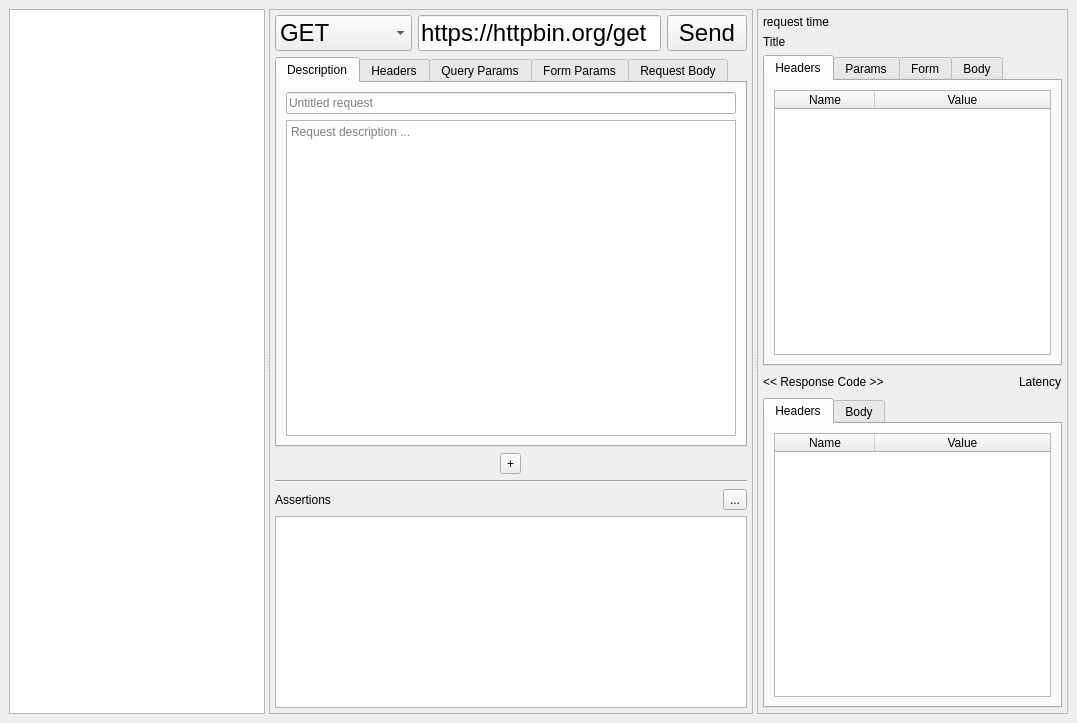
<?xml version="1.0" encoding="UTF-8"?>
<ui version="4.0">
 <class>MainWindow</class>
 <widget class="QMainWindow" name="MainWindow">
  <property name="geometry">
   <rect>
    <x>0</x>
    <y>0</y>
    <width>1077</width>
    <height>723</height>
   </rect>
  </property>
  <property name="windowTitle">
   <string>::::</string>
  </property>
  <property name="unifiedTitleAndToolBarOnMac">
   <bool>false</bool>
  </property>
  <widget class="QWidget" name="centralwidget">
   <layout class="QHBoxLayout" name="horizontalLayout_2">
    <item>
     <widget class="QSplitter" name="splitter">
      <property name="orientation">
       <enum>Qt::Horizontal</enum>
      </property>
      <widget class="ApiCallsListView" name="lst_http_requests">
       <property name="editTriggers">
        <set>QAbstractItemView::NoEditTriggers</set>
       </property>
       <property name="dragDropMode">
        <enum>QAbstractItemView::InternalMove</enum>
       </property>
       <property name="defaultDropAction">
        <enum>Qt::MoveAction</enum>
       </property>
      </widget>
      <widget class="QFrame" name="frame_request_response">
       <property name="sizePolicy">
        <sizepolicy hsizetype="Preferred" vsizetype="Preferred">
         <horstretch>1</horstretch>
         <verstretch>0</verstretch>
        </sizepolicy>
       </property>
       <property name="frameShape">
        <enum>QFrame::StyledPanel</enum>
       </property>
       <property name="frameShadow">
        <enum>QFrame::Sunken</enum>
       </property>
       <property name="lineWidth">
        <number>1</number>
       </property>
       <layout class="QVBoxLayout" name="verticalLayout">
        <property name="spacing">
         <number>-1</number>
        </property>
        <property name="leftMargin">
         <number>5</number>
        </property>
        <property name="topMargin">
         <number>5</number>
        </property>
        <property name="rightMargin">
         <number>5</number>
        </property>
        <property name="bottomMargin">
         <number>5</number>
        </property>
        <item>
         <layout class="QHBoxLayout" name="horizontalLayout">
          <item>
           <widget class="QComboBox" name="cmb_http_method">
            <property name="font">
             <font>
              <pointsize>18</pointsize>
             </font>
            </property>
            <item>
             <property name="text">
              <string>GET</string>
             </property>
            </item>
            <item>
             <property name="text">
              <string>POST</string>
             </property>
            </item>
            <item>
             <property name="text">
              <string>PATCH</string>
             </property>
            </item>
            <item>
             <property name="text">
              <string>PUT</string>
             </property>
            </item>
            <item>
             <property name="text">
              <string>DELETE</string>
             </property>
            </item>
            <item>
             <property name="text">
              <string>OPTIONS</string>
             </property>
            </item>
            <item>
             <property name="text">
              <string>HEAD</string>
             </property>
            </item>
           </widget>
          </item>
          <item>
           <widget class="CompletionLineEdit" name="txt_http_url">
            <property name="font">
             <font>
              <pointsize>18</pointsize>
             </font>
            </property>
            <property name="text">
             <string>https://httpbin.org/get</string>
            </property>
            <property name="alignment">
             <set>Qt::AlignLeading|Qt::AlignLeft|Qt::AlignVCenter</set>
            </property>
           </widget>
          </item>
          <item>
           <widget class="QPushButton" name="btn_send_request">
            <property name="font">
             <font>
              <pointsize>18</pointsize>
             </font>
            </property>
            <property name="text">
             <string>Send</string>
            </property>
           </widget>
          </item>
         </layout>
        </item>
        <item>
         <widget class="QTabWidget" name="tabWidget">
          <property name="sizePolicy">
           <sizepolicy hsizetype="Expanding" vsizetype="Expanding">
            <horstretch>0</horstretch>
            <verstretch>1</verstretch>
           </sizepolicy>
          </property>
          <property name="currentIndex">
           <number>0</number>
          </property>
          <widget class="QWidget" name="tab_description">
           <attribute name="title">
            <string>Description</string>
           </attribute>
           <layout class="QVBoxLayout" name="verticalLayout_3">
            <item>
             <layout class="QVBoxLayout" name="verticalLayout_2">
              <property name="leftMargin">
               <number>0</number>
              </property>
              <item>
               <widget class="QLineEdit" name="txt_api_title">
                <property name="placeholderText">
                 <string>Untitled request</string>
                </property>
               </widget>
              </item>
              <item>
               <widget class="QPlainTextEdit" name="txt_api_description">
                <property name="placeholderText">
                 <string>Request description ...</string>
                </property>
               </widget>
              </item>
             </layout>
            </item>
           </layout>
          </widget>
          <widget class="QWidget" name="tab_headers">
           <attribute name="title">
            <string>Headers</string>
           </attribute>
           <layout class="QHBoxLayout" name="horizontalLayout_3">
            <item>
             <widget class="QListWidget" name="lst_request_headers"/>
            </item>
           </layout>
          </widget>
          <widget class="QWidget" name="tab_queryparams">
           <attribute name="title">
            <string>Query Params</string>
           </attribute>
           <layout class="QHBoxLayout" name="horizontalLayout_5">
            <item>
             <widget class="QListWidget" name="lst_request_params"/>
            </item>
           </layout>
          </widget>
          <widget class="QWidget" name="tab_formparams">
           <attribute name="title">
            <string>Form Params</string>
           </attribute>
           <layout class="QHBoxLayout" name="horizontalLayout_14">
            <property name="leftMargin">
             <number>12</number>
            </property>
            <property name="rightMargin">
             <number>12</number>
            </property>
            <property name="bottomMargin">
             <number>12</number>
            </property>
            <item>
             <widget class="QListWidget" name="lst_form_params"/>
            </item>
           </layout>
          </widget>
          <widget class="QWidget" name="tab_request_body">
           <attribute name="title">
            <string>Request Body</string>
           </attribute>
           <layout class="QVBoxLayout" name="verticalLayout_4">
            <item>
             <widget class="CompletionPlainTextEdit" name="txt_request_body"/>
            </item>
           </layout>
          </widget>
         </widget>
        </item>
        <item>
         <layout class="QHBoxLayout" name="tags_layout">
          <item>
           <widget class="QToolButton" name="btn_add_tag">
            <property name="text">
             <string>+</string>
            </property>
           </widget>
          </item>
         </layout>
        </item>
        <item>
         <widget class="Line" name="line">
          <property name="orientation">
           <enum>Qt::Horizontal</enum>
          </property>
         </widget>
        </item>
        <item>
         <layout class="QHBoxLayout" name="horizontalLayout_4">
          <item>
           <widget class="QLabel" name="label">
            <property name="text">
             <string>Assertions</string>
            </property>
           </widget>
          </item>
          <item>
           <widget class="QToolButton" name="btn_open_assertions_dialog">
            <property name="text">
             <string>...</string>
            </property>
           </widget>
          </item>
         </layout>
        </item>
        <item>
         <widget class="QListWidget" name="list_assertion_results"/>
        </item>
       </layout>
      </widget>
      <widget class="QFrame" name="frame_exchange">
       <property name="sizePolicy">
        <sizepolicy hsizetype="Preferred" vsizetype="Preferred">
         <horstretch>1</horstretch>
         <verstretch>0</verstretch>
        </sizepolicy>
       </property>
       <property name="frameShape">
        <enum>QFrame::StyledPanel</enum>
       </property>
       <property name="frameShadow">
        <enum>QFrame::Raised</enum>
       </property>
       <layout class="QVBoxLayout" name="verticalLayout_5">
        <property name="spacing">
         <number>-1</number>
        </property>
        <property name="leftMargin">
         <number>5</number>
        </property>
        <property name="topMargin">
         <number>5</number>
        </property>
        <property name="rightMargin">
         <number>5</number>
        </property>
        <property name="bottomMargin">
         <number>5</number>
        </property>
        <item>
         <layout class="QHBoxLayout" name="horizontalLayout_6">
          <property name="spacing">
           <number>-1</number>
          </property>
          <property name="leftMargin">
           <number>0</number>
          </property>
          <item>
           <widget class="QLabel" name="lbl_request_time">
            <property name="text">
             <string>request time</string>
            </property>
           </widget>
          </item>
         </layout>
        </item>
        <item>
         <layout class="QHBoxLayout" name="horizontalLayout_7">
          <item>
           <widget class="QLabel" name="lbl_request_title">
            <property name="text">
             <string>Title</string>
            </property>
            <property name="wordWrap">
             <bool>true</bool>
            </property>
           </widget>
          </item>
         </layout>
        </item>
        <item>
         <widget class="QTabWidget" name="tabWidget_3">
          <property name="currentIndex">
           <number>0</number>
          </property>
          <widget class="QWidget" name="tab">
           <attribute name="title">
            <string>Headers</string>
           </attribute>
           <layout class="QHBoxLayout" name="horizontalLayout_12">
            <item>
             <widget class="QTreeWidget" name="tbl_exchange_request_headers">
              <column>
               <property name="text">
                <string>Name</string>
               </property>
               <property name="textAlignment">
                <set>AlignCenter</set>
               </property>
              </column>
              <column>
               <property name="text">
                <string>Value</string>
               </property>
               <property name="textAlignment">
                <set>AlignCenter</set>
               </property>
              </column>
             </widget>
            </item>
           </layout>
          </widget>
          <widget class="QWidget" name="tab_2">
           <attribute name="title">
            <string>Params</string>
           </attribute>
           <layout class="QHBoxLayout" name="horizontalLayout_13">
            <item>
             <widget class="QTreeWidget" name="tbl_exchange_request_params">
              <column>
               <property name="text">
                <string>Name</string>
               </property>
               <property name="textAlignment">
                <set>AlignCenter</set>
               </property>
              </column>
              <column>
               <property name="text">
                <string>Value</string>
               </property>
               <property name="textAlignment">
                <set>AlignCenter</set>
               </property>
              </column>
             </widget>
            </item>
           </layout>
          </widget>
          <widget class="QWidget" name="tab_6">
           <attribute name="title">
            <string>Form</string>
           </attribute>
           <layout class="QHBoxLayout" name="horizontalLayout_15">
            <item>
             <widget class="QTreeWidget" name="tbl_exchange_form_params">
              <column>
               <property name="text">
                <string>Name</string>
               </property>
               <property name="textAlignment">
                <set>AlignCenter</set>
               </property>
              </column>
              <column>
               <property name="text">
                <string>Value</string>
               </property>
               <property name="textAlignment">
                <set>AlignCenter</set>
               </property>
              </column>
             </widget>
            </item>
           </layout>
          </widget>
          <widget class="QWidget" name="tab_3">
           <attribute name="title">
            <string>Body</string>
           </attribute>
           <layout class="QHBoxLayout" name="horizontalLayout_11">
            <item>
             <widget class="QTextEdit" name="txt_exchange_request_body">
              <property name="acceptDrops">
               <bool>false</bool>
              </property>
              <property name="readOnly">
               <bool>true</bool>
              </property>
             </widget>
            </item>
           </layout>
          </widget>
         </widget>
        </item>
        <item>
         <layout class="QHBoxLayout" name="horizontalLayout_8">
          <item>
           <widget class="QLabel" name="lbl_response_code">
            <property name="text">
             <string>&lt;&lt; Response Code &gt;&gt;</string>
            </property>
           </widget>
          </item>
          <item>
           <spacer name="horizontalSpacer">
            <property name="orientation">
             <enum>Qt::Horizontal</enum>
            </property>
            <property name="sizeHint" stdset="0">
             <size>
              <width>40</width>
              <height>20</height>
             </size>
            </property>
           </spacer>
          </item>
          <item>
           <widget class="QLabel" name="lbl_response_latency">
            <property name="text">
             <string>Latency</string>
            </property>
           </widget>
          </item>
         </layout>
        </item>
        <item>
         <widget class="QTabWidget" name="tabWidget_4">
          <property name="currentIndex">
           <number>0</number>
          </property>
          <widget class="QWidget" name="tab_4">
           <attribute name="title">
            <string>Headers</string>
           </attribute>
           <layout class="QHBoxLayout" name="horizontalLayout_10">
            <item>
             <widget class="QTreeWidget" name="tbl_response_headers">
              <column>
               <property name="text">
                <string>Name</string>
               </property>
               <property name="textAlignment">
                <set>AlignCenter</set>
               </property>
              </column>
              <column>
               <property name="text">
                <string>Value</string>
               </property>
               <property name="textAlignment">
                <set>AlignCenter</set>
               </property>
              </column>
             </widget>
            </item>
           </layout>
          </widget>
          <widget class="QWidget" name="tab_5">
           <attribute name="title">
            <string>Body</string>
           </attribute>
           <layout class="QHBoxLayout" name="horizontalLayout_9">
            <item>
             <widget class="QTextEdit" name="txt_response_body">
              <property name="acceptDrops">
               <bool>false</bool>
              </property>
              <property name="readOnly">
               <bool>true</bool>
              </property>
             </widget>
            </item>
           </layout>
          </widget>
         </widget>
        </item>
       </layout>
      </widget>
     </widget>
    </item>
   </layout>
  </widget>
 </widget>
 <customwidgets>
  <customwidget>
   <class>ApiCallsListView</class>
   <extends>QListView</extends>
   <header location="global">..widgets.api_calls_list_view</header>
  </customwidget>
  <customwidget>
   <class>CompletionLineEdit</class>
   <extends>QLineEdit</extends>
   <header location="global">..widgets.completion_line_edit</header>
  </customwidget>
  <customwidget>
   <class>CompletionPlainTextEdit</class>
   <extends>QPlainTextEdit</extends>
   <header location="global">..widgets.completion_plain_text</header>
  </customwidget>
 </customwidgets>
 <resources>
  <include location="../../httprider/resources.qrc"/>
 </resources>
 <connections/>
</ui>
